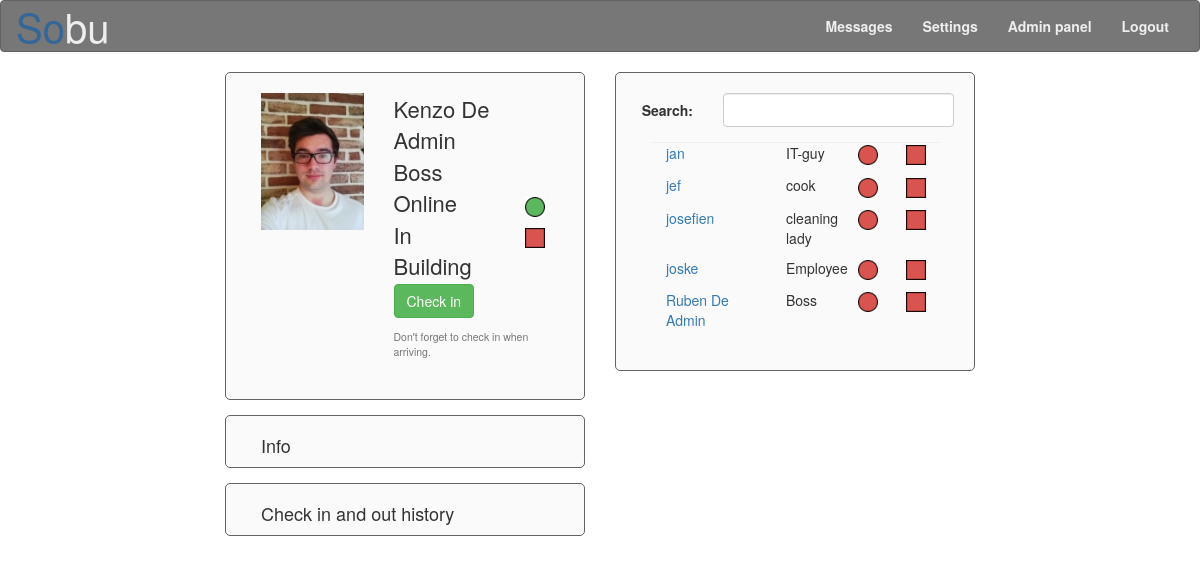
/Site/user_page.php (signed in), run on the app's committed database.
### tables this page shows
CREATE TABLE IF NOT EXISTS `user` (
	`user_id` int(11) AUTO_INCREMENT,
	`name` varchar(40),
	`nin` bigint(30),
	`address` varchar(80),
	`gender` tinyint(1),
	`email` varchar(40),
	`profile_picture` varchar(10),
	`date_of_birth` date ,
	`online` tinyint(1) default '0',
	`martial_status` varchar(20),
	`password` varchar(50) default '21232f297a57a5a743894a0e4a801fc3',  
	`phone_number` varchar(15),
	`function` varchar(15),
	`rights_id` int(3) default '0',
	`admin` tinyint(1) default '0',
	`start_date` date,
	PRIMARY KEY (`user_id`),
	FOREIGN KEY (`rights_id`) REFERENCES `rights`(`rights_id`)
);

CREATE TABLE IF NOT EXISTS `in_building` (
	`in_building_id` int(11) AUTO_INCREMENT,
	`user_id` int(11),
	`in_building_now` tinyint(1) DEFAULT '0',
	`time_check` timestamp NOT NULL DEFAULT CURRENT_TIMESTAMP,
	PRIMARY KEY (`in_building_id`),
	FOREIGN KEY (`user_id`) REFERENCES `user`(`user_id`)
);

### Site/functions.php (the view, shortened to what this page needs)
<?php
function connecteren()
{
	$host 		= "localhost";
	$user		= "sobu";
	$password	= "r0628842!1S";
	$database	= "sobu";
	$link = mysqli_connect($host, $user, $password) or die("Er kan geen connectie gelegd worden met $host");
	mysqli_select_db($link, $database) or die("databank $database niet beschikbaar");
	return $link;
}
function show_member()
{
	$x = NULL;
	$link = connecteren();
	$query_list = "SELECT user.user_id, user.name, user.function, user.online, in_building.in_building_now, in_building.in_building_id FROM user LEFT JOIN in_building on user.user_id = in_building.user_id ORDER BY user.name ASC, in_building.in_building_id DESC";
	$result_list = mysqli_query($link, $query_list) or die("FOUT: er is een fout opgetreden bij het uitvoeren van de query \"$query_list\"");
	if($result_list->num_rows > 0)
	{
		while($row = $result_list->fetch_assoc())
		{
			if(($row['user_id'] != $_SESSION['user_id']) && ($row['user_id'] != $x))
			{
				echo "<div class='form-group'>
				<div class='col-md-5'><a href=\"colleague_page.php?id=".$row['user_id']."\">".$row['name']."</a></div>
				<div class='col-md-3'>" .$row['function']. "</div>
				<div class='col-md-2'>";
					if ($row["online"] == 1)
					{
						echo "<img src=\"IMG/Green_circle.png\" title=\"Online\" alt=\"Online\" class=\"indicator_online_building\">";
					}
					else
					{
						echo "<img src=\"IMG/Red_circle.png\" title=\"Offline\" alt=\"Offline\" class=\"indicator_online_building\">";
					}
					echo "</div><div class='col-md-2'>";
					if ($row["in_building_now"] == 1)
					{
						echo "<img src=\"IMG/Green_square.png\" id=\"in_building\" title=\"In Building\" alt=\"In Building\" class=\"indicator_online_building\">";
					}
					else
					{
						echo "<img src=\"IMG/Red_square.png\" id=\"in_building\" title=\"Not in Building\" alt=\"Not in building\" class=\"indicator_online_building\">";
					}
					echo "</div>
				</div>
				<p class='clear_both'></p>";
				$x = $row['user_id'];
			}
		}
	}
	else
	{
		echo 'not found';
	}
}
?>

### Site/user_page.php (shortened to what this page needs)
<?php
include("functions.php");
if (isset($_SESSION["logged_in"]))
{
	?>
	<!DOCTYPE html>
	<html lang="en">
	<head>
		<link href="css/reset.css" rel="stylesheet" />
		<link href="css/bootstrap.css" rel="stylesheet">
		<link href="css/style.css" rel="stylesheet" />
		<link rel="stylesheet" href="https://cdnjs.cloudflare.com/ajax/libs/font-awesome/4.7.0/css/font-awesome.min.css">
		</head>
		<body>
			<nav class="navbar navbar-default">
				<div class="container-fluid">
					<div class="navbar-header">
						<a class="navbar-brand" href="index.php"><span class="so">So</span><span class="bu">bu</span></a>
					</div>
					<div class="collapse navbar-collapse" id="bs-example-navbar-collapse-1">
						<ul class="nav navbar-nav navbar-right links_bovenaan">
							<li><a href="messages_page.php">Messages<span class="badge" id="message_aantal"></span></a></li>
							<li><a href="settings_page.php">Settings</a></li>
							<?php
							if ($_SESSION["admin"] == 1)
							{
								echo "<li><a href=\"admin_page.php\">Admin panel</a></li>";
							}
							?>
							<li><a href="logout.php">Logout</a></li>
						</ul>
					</div>
				</div>
			</nav>
			<div class="container-fluid">
				<div class="col-xs-12 col-sm-5 col-sm-offset-1 col-md-5 col-md-offset-1 col-lg-4 col-lg-offset-2">
					<div class="BOX margin_15_bottom">
						<div class="col-md-5 user_foto">
							<img src="<?php if($_SESSION["profile_picture"] != NULL) { echo "IMG/users/" .$_SESSION["profile_picture"]; } else { echo "IMG/users/default.png"; } ?>" alt="Profile picture" class="user_foto">
						</div>
						<div class="col-md-7 user_info">
							<ul>
								<li><?php echo $_SESSION["name"]; ?></li>
								<li><?php echo $_SESSION["function"]; ?></li>
								<li>
									<div class="col-xs-9 col-sm-9 col-md-9 no_pad_left">Online</div>
									<div class="col-xs-3 col-sm-3 col-md-3">
										<?php
										if ($_SESSION["logged_in"] == 1)
										{
											echo "<img src=\"IMG/Green_circle.png\" title=\"Online\" alt=\"Online\" class=\"indicator_online_building\">";
										}
										else
										{
											echo "<img src=\"IMG/Red_circle.png\" title=\"Offline\" alt=\"Offline\" class=\"indicator_online_building\">";
										}
										?>
									</div>
									<li>
										<div class="col-xs-9 col-sm-9 col-md-9 no_pad_left">In Building</div>
										<div class="col-xs-3 col-sm-3 col-md-3">
											<?php
											if ($_SESSION["in_building"] == 1)
											{
												echo "<img src=\"IMG/Green_square.png\" id=\"in_building\" title=\"In Building\" alt=\"In Building\" class=\"indicator_online_building\">";
											}
											else
											{
												echo "<img src=\"IMG/Red_square.png\" id=\"in_building\" title=\"Not in Building\" alt=\"Not in building\" class=\"indicator_online_building\">";
											}
											?>
										</div>
									</li>
									<li>
										<div class="col-md-12 no_pad_left">
											<?php
											if ($_SESSION["in_building"] == 0)
											{
												echo "<button class=\"btn btn-success\" id=\"check_in_out_button\" onclick=\"check_in_out();\">Check in</button>";
												echo "<h5 id=\"check_in_out_warning\"><small>Don't forget to check in when arriving.</small></h5>";
											}
											else
											{
												echo "<button class=\"btn btn-danger\" id=\"check_in_out_button\" onclick=\"check_in_out();\">Check out</button>";
												echo "<h5 id=\"check_in_out_warning\"><small>Don't forget to check out when leaving.</small></h5>";
											}
											?>
										</div>
									</li>
								</ul>
							</div>
						</div>
						<div class="BOX margin_15_bottom no_pad_bottom">
							<div class="col-md-12">
								<a href="info_page.php" class="h4">Info</a>
							</div>
						</div>
						<div class="BOX margin_15_bottom no_pad_bottom">
							<div class="col-md-12">
								<a href="check_in_out_page.php" class="h4">Check in and out history</a>
							</div>
						</div>
					</div>
					<div class="col-xs-12 col-sm-5 col-sm-offset-0 col-md-5 col-md-offset-0 col-lg-4 user_search">
						<div class="BOX">
							<form class="form-horizontal" name="people_search" method="post" action="#">
								<div class="form-group">
									<label for="zoeken" class="col-md-3 control-label">Search:</label>
									<div class="col-md-9">
										<input type="text" onkeyup="search_users();" class="form-control" id="zoeken" name="zoeken">
									</div>
								</div>
							</form>
							<div class="col-md-12"><hr class="hr"></div>
							<div class="col-md-12" id="members">
								<?php
								show_member();
								?>
							</div>
						</div>
					</div>
				</div>
			</body>
			</html>
			<?php
		}
		else
		{
			header("Location: index.php");
		}
		?>

### Site/CSS/style.css (style rules this page uses)
body { padding-bottom: 15px; }
span.so { color: #336699; }
span.bu { color: #eeeeee; }
.BOX { background-color: #fafafa; border: solid #636363 1px; border-radius: 5px; padding: 20px; }
img.user_foto { width: 100%; max-width: 300px; max-height: 300px; }
div.user_info { font-size: 22px; }
div.user_search { font-size: 14px; }
hr.hr { padding: 0px; margin: 0px; color: #aaa; }
.no_pad_left { padding-left: 0px; }
.no_pad_bottom { padding-bottom: 0px; }
.margin_15_bottom { margin-bottom: 15px; }
.links_bovenaan > li > a { color: #f00; }
img.indicator_online_building { width: 20px; height: 20px; }

### data on the page
user: name "jan", function "IT-guy", online 0 (drawn)
user: name "jef", function "cook", online 0 (drawn)
user: name "josefien", function "cleaning lady", online 0 (drawn)
user: name "joske", function "Employee", online 0 (drawn)
in_building: user.name "Ruben De Admin", user.function "Boss", in_building_now 0 (drawn)

### other printed values
$_SESSION["name"] "Kenzo De Admin"
$_SESSION["function"] "Boss"
